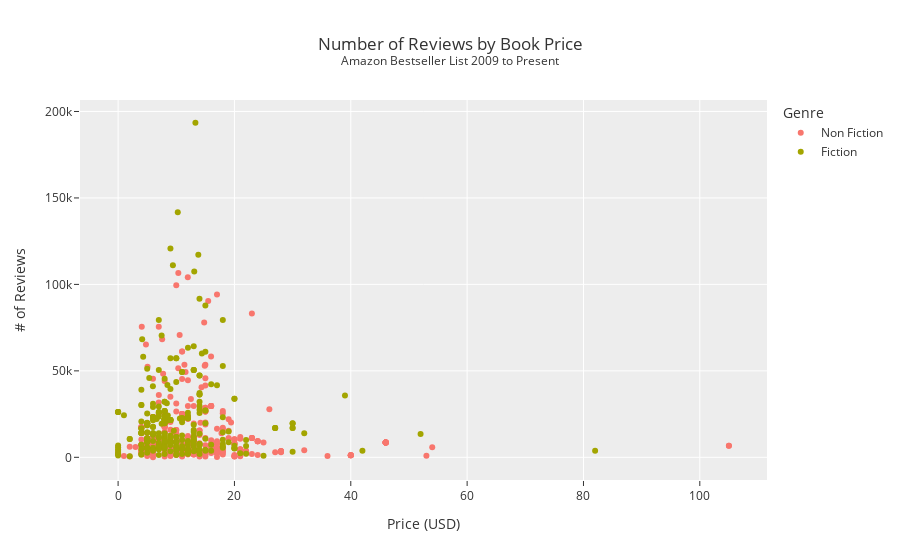

Here is the notebook cell this chart was saved with:
### Code cell
fig = px.scatter(books, 
                 x='Price',
                 y='Reviews',
                 title="Number of Reviews by Book Price<br><sup>Amazon Bestseller List 2009 to Present</sup>",
                 labels={'Reviews': '# of Reviews', 'Price': 'Price (USD)'},
                 color='Genre',
                 template='ggplot2'
                )
fig.show()

### Figure 1 — Plotly figure (JSON) as saved in the notebook; plotly's stock layout.template omitted (floating-point values rounded to 4 significant figures; data arrays with more than 128 entries replaced by an {"elided": "..."} marker saying what was removed)
{"data": [{"hovertemplate": "Genre=Non Fiction<br>Price (USD)=%{x}<br># of Reviews=%{y}<extra></extra>", "legendgroup": "Non Fiction", "marker": {"color": "#F8766D", "symbol": "circle"}, "mode": "markers", "name": "Non Fiction", "orientation": "v", "showlegend": true, "type": "scatter", "x": {"elided": "363 float values"}, "xaxis": "x", "y": {"elided": "363 int values"}, "yaxis": "y"}, {"hovertemplate": "Genre=Fiction<br>Price (USD)=%{x}<br># of Reviews=%{y}<extra></extra>", "legendgroup": "Fiction", "marker": {"color": "#A3A500", "symbol": "circle"}, "mode": "markers", "name": "Fiction", "orientation": "v", "showlegend": true, "type": "scatter", "x": {"elided": "287 float values"}, "xaxis": "x", "y": {"elided": "287 int values"}, "yaxis": "y"}], "layout": {"legend": {"title": {"text": "Genre"}, "tracegroupgap": 0}, "title": {"text": "Number of Reviews by Book Price<br><sup>Amazon Bestseller List 2009 to Present</sup>"}, "xaxis": {"anchor": "y", "domain": [0, 1], "title": {"text": "Price (USD)"}}, "yaxis": {"anchor": "x", "domain": [0, 1], "title": {"text": "# of Reviews"}}}}
